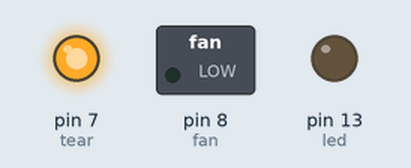
This sketch was run on a simulated Arduino Uno, built with avr-gcc and run on an emulated ATmega328P. Parts: switched loads named in the sketch (green lamp = pin HIGH), output pins drawn as LEDs (lit = HIGH).

Above: at 1.2 s.
At 9.5 s:
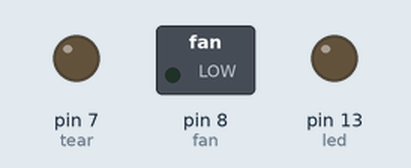
At 14.7 s:
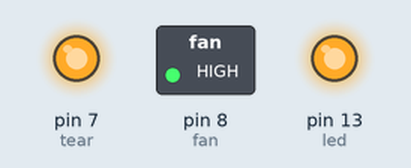
At 20.0 s:
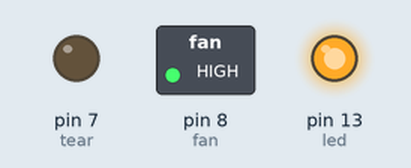
Timing chart, 0 to 28.3 s (numbered marks = the images above):
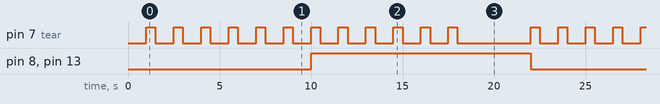

The sketch:

AntiThief_Test.ino
```cpp
int tear=7, fan=8,led=13;

void setup() {
  pinMode(tear,OUTPUT);
  pinMode(fan,OUTPUT);
  pinMode(led,OUTPUT);
  digitalWrite(fan,0);
  delay(1000);
}

void loop() {
  digitalWrite(tear,0);
  digitalWrite(fan,0);
 for(int i=0;i<=5;i++){
    digitalWrite(tear,1);
    delay(500);
    digitalWrite(tear,0);
    delay(1000);
  }
  digitalWrite(tear,0);
  digitalWrite(fan,1);
  digitalWrite(led,1);
  for(int i=0;i<=5;i++){
    digitalWrite(tear,1);
    delay(500);
    digitalWrite(tear,0);
    delay(1000);
  }
  digitalWrite(tear,0);
  delay(3000);
  digitalWrite(fan,0);
  digitalWrite(led,0);
  delay(000);
}
```

Measured:
- by itself, pin 7 (tear): moves between LOW and HIGH, repeating every 21.0 s
- by itself, pin 8 (fan), pin 13 (led): alternates HIGH for 12.0 s and LOW for 9.0 s
- by itself, everything shown: repeats every 21.0 s, in 25 steps
